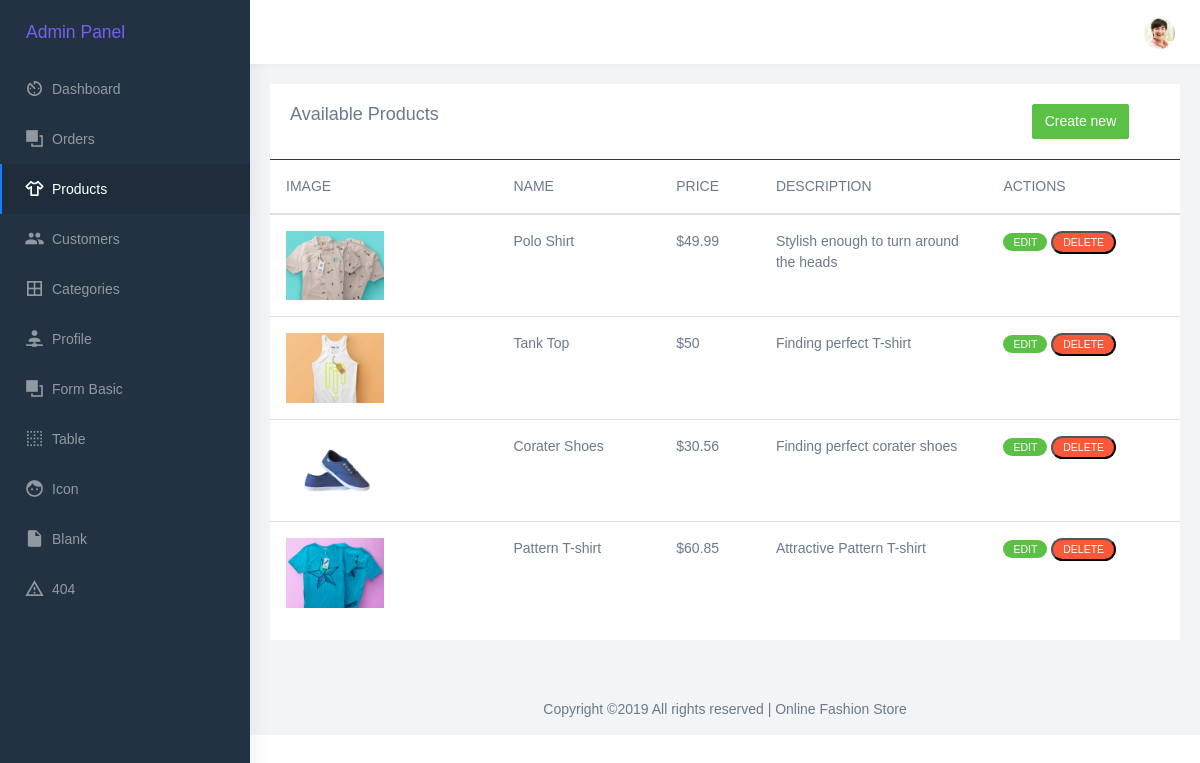
Page /admin/products.php (signed in) on the earlier database version.
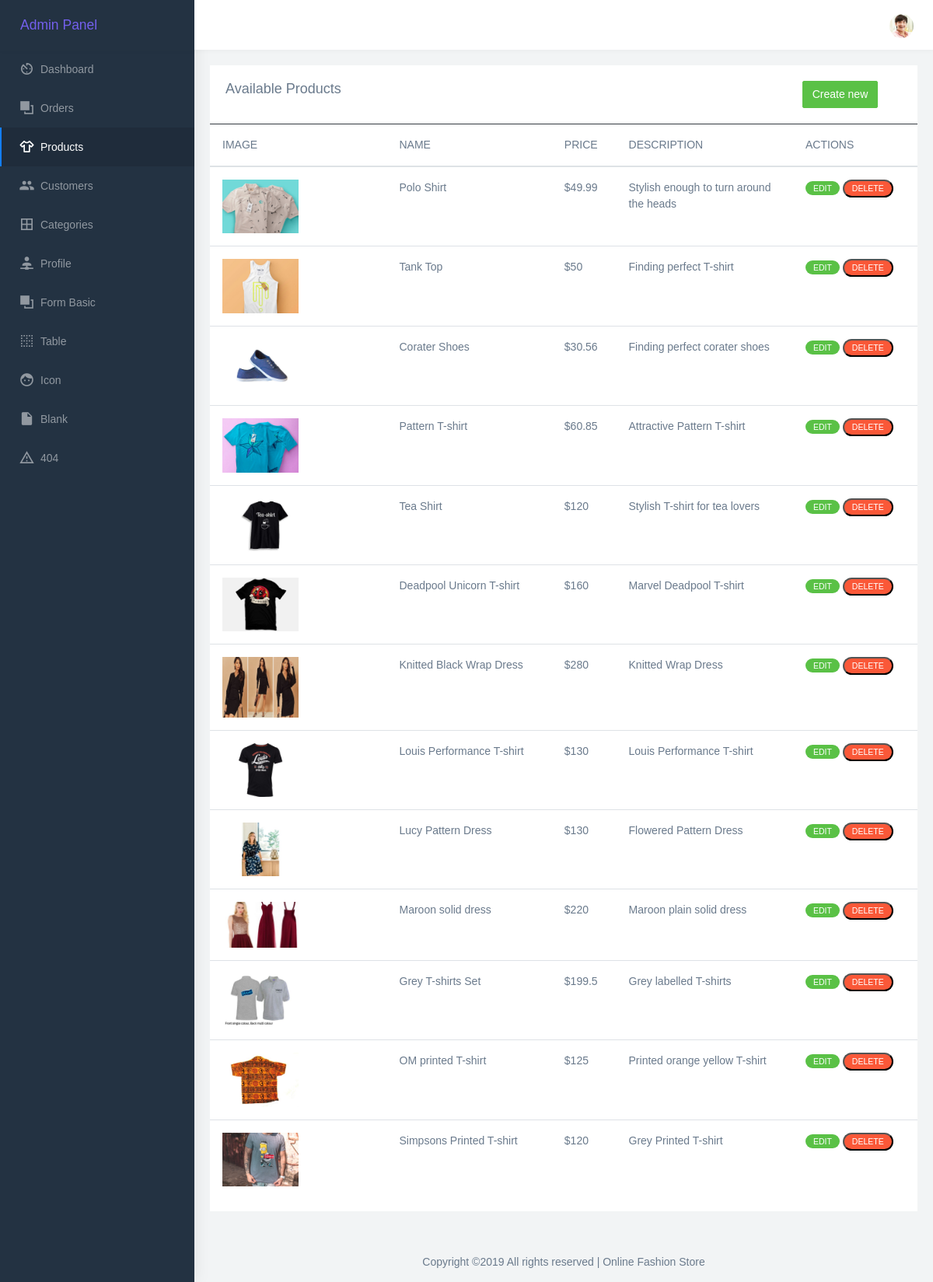
Same page on the later database version.
### tables this page shows
CREATE TABLE `products` (
  `product_id` int(11) NOT NULL,
  `product_title` varchar(255) NOT NULL,
  `product_category_id` int(11) NOT NULL,
  `is_featured` tinyint(1) NOT NULL DEFAULT '0' COMMENT 'Is it a Featured product?',
  `product_price` float NOT NULL,
  `product_quantity` int(11) NOT NULL,
  `product_short_desc` varchar(150) NOT NULL,
  `product_description` text NOT NULL,
  `product_image` varchar(255) NOT NULL,
  `created` datetime NOT NULL DEFAULT CURRENT_TIMESTAMP
);

### includes/functions.php (called while the page is built, shortened)
<?php
 require_once('functions/cart.php');
function query($sql)
{
	global $connection;
	return mysqli_query($connection, $sql);
}
function fetch_array($result)
{
	return mysqli_fetch_assoc($result);
}
function getProducts($admin = false, $orderBy = 'created', $orderDir = 'DESC', $offset = 0, $recordsPerPage = 10, $where = '')
{
	$qStr = "SELECT * FROM products";
	$res = query($qStr);
	if ($admin == true) {
		return $res;
	}
}
?>

### admin/products.php (the view, shortened to what this page needs)
<?php require_once './templates/header.php'; ?>
<?php require_once './templates/top_nav.php'; ?>
<?php require_once './templates/left_sidebar.php'; ?>
    <div class="container-fluid">
        <div class="row">
            <div class="col-12">
                <div class="card">
                    <div class="card-body mp-1">
                      <div class="row">
                        <div class="col-10">
                          <h4 class="card-title mb-0">Available Products</h4>
                        </div>
                        <div class="col-2">
                          <a class="btn btn-success" href="product.php">Create new</a>
                        </div>
                      </div>
                    </div>
                    <span class="border-bottom border-dark"></span>
                    <div class="table-responsive">
                      <table class="table table-hover">
                        <thead>
                          <tr>
                            <th class="border-top-0">IMAGE</th>
                            <th class="border-top-0">NAME</th>
                            <th class="border-top-0">PRICE</th>
                            <th class="border-top-0">DESCRIPTION</th>
                            <th class="border-top-0">ACTIONS</th>
                          </tr>
                        </thead>
                        <tbody>
                          <?php
                          $prods = getProducts(true);
                          while ($row = fetch_array($prods)) {
                          ?>
                          <tr>
                            <td class="w-25"><img src="../images/<?php echo $row['product_image']?>" alt="Image placeholder" class="w-50"></td>
                            <td><?php echo $row['product_title']; ?></td>
                            <td><span class="font-medium">$<?php echo $row['product_price']; ?></span></td>
                            <td class="w-25"><?php echo $row['product_short_desc']; ?></td>
                            <td>
                              <a href="product.php?id=<?php echo $row['product_id'];?>" class="label label-success label-rounded">EDIT</a>
                              <button class="label label-danger label-rounded" data-toggle="modal" data-target="#deleteModal<?php echo $row['product_id']; ?>">DELETE</button>
                            </td>
                          </tr>
                          <?php } ?>
                        </tbody>
                      </table>
                    </div>
                </div>
            </div>
        </div>
    </div>
<?php require_once './templates/footer.php'; ?>

Differences in the rows shown:
added products: product_image (picture), product_title "Tea Shirt", product_price "120", product_short_desc "Stylish T-shirt for tea lovers"
added products: product_image (picture), product_title "Deadpool Unicorn T-shirt", product_price "160", product_short_desc "Marvel Deadpool T-shirt"
added products: product_image (picture), product_title "Knitted Black Wrap Dress", product_price "280", product_short_desc "Knitted Wrap Dress"
added products: product_image (picture), product_title "Louis Performance T-shirt", product_price "130", product_short_desc "Louis Performance T-shirt"
added products: product_image (picture), product_title "Lucy Pattern Dress", product_price "130", product_short_desc "Flowered Pattern Dress"
added products: product_image (picture), product_title "Maroon solid dress", product_price "220", product_short_desc "Maroon plain solid dress"
added products: product_image (picture), product_title "Grey T-shirts Set", product_price "199.5", product_short_desc "Grey labelled T-shirts"
added products: product_image (picture), product_title "OM printed T-shirt", product_price "125", product_short_desc "Printed orange yellow T-shirt"
added products: product_image (picture), product_title "Simpsons Printed T-shirt", product_price "120", product_short_desc "Grey Printed T-shirt"
